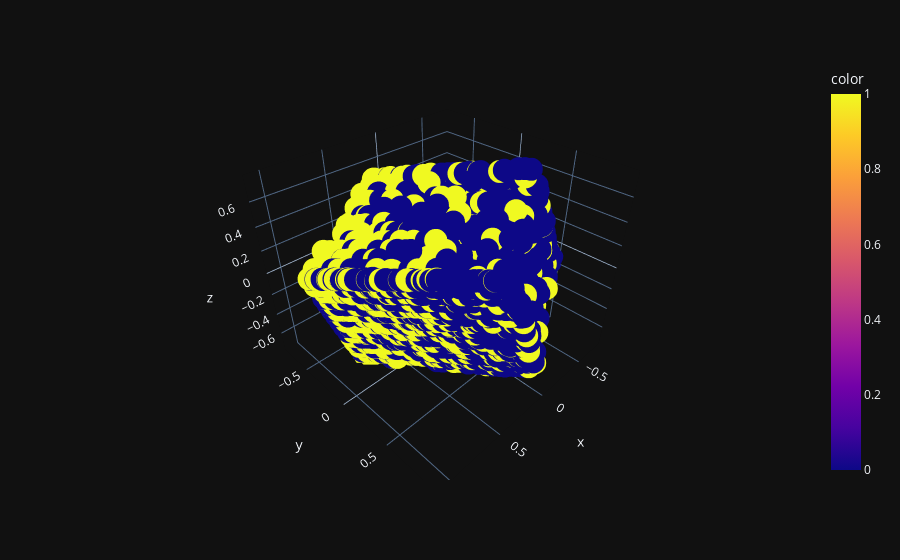

Notebook code for this chart:
### Markdown cell above
#### 3DDDDDDDD

### Code cell
column = "service_a"
px.scatter_3d(x=comps[:, 0], y=comps[:, 1], z=comps[:, 2], color=train_labels_df[column])

### Figure 1 — Plotly figure (JSON) as saved in the notebook; plotly's stock layout.template omitted (floating-point values rounded to 4 significant figures; data arrays with more than 128 entries replaced by an {"elided": "..."} marker saying what was removed)
{"data": [{"hovertemplate": "x=%{x}<br>y=%{y}<br>z=%{z}<br>color=%{marker.color}<extra></extra>", "legendgroup": "", "marker": {"color": {"elided": "8000 int values"}, "coloraxis": "coloraxis", "symbol": "circle"}, "mode": "markers", "name": "", "scene": "scene", "showlegend": false, "type": "scatter3d", "x": {"elided": "8000 float values"}, "y": {"elided": "8000 float values"}, "z": {"elided": "8000 float values"}}], "layout": {"coloraxis": {"colorbar": {"title": {"text": "color"}}, "colorscale": [[0, "#0d0887"], [0.1111, "#46039f"], [0.2222, "#7201a8"], [0.3333, "#9c179e"], [0.4444, "#bd3786"], [0.5556, "#d8576b"], [0.6667, "#ed7953"], [0.7778, "#fb9f3a"], [0.8889, "#fdca26"], [1, "#f0f921"]]}, "legend": {"tracegroupgap": 0}, "margin": {"t": 60}, "scene": {"domain": {"x": [0, 1], "y": [0, 1]}, "xaxis": {"title": {"text": "x"}}, "yaxis": {"title": {"text": "y"}}, "zaxis": {"title": {"text": "z"}}}}}
